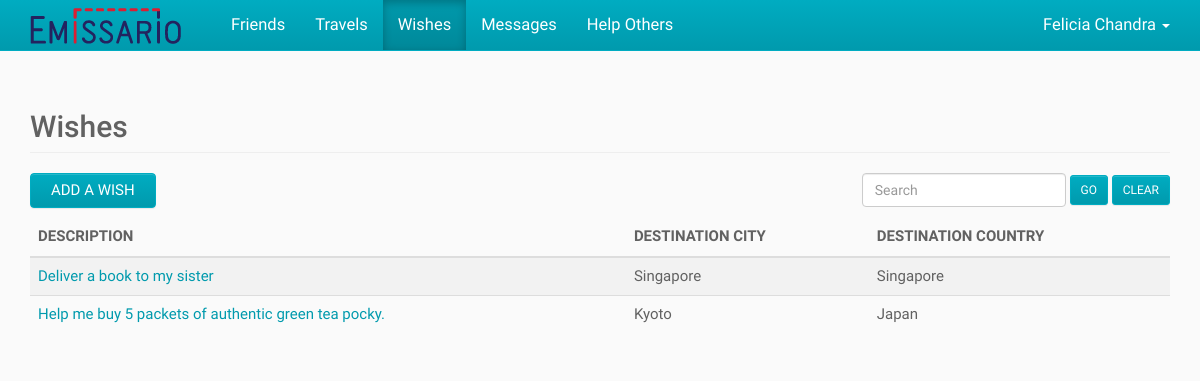
/index.php/wishes (signed in), run on the app's committed database.
### tables this page shows
CREATE TABLE IF NOT EXISTS User (
	ID BIGINT NOT NULL AUTO_INCREMENT,
    First_Name VARCHAR(100) NOT NULL,
    Last_Name VARCHAR(100) NULL,
    Email VARCHAR(100) NOT NULL UNIQUE,
    `Password` CHAR(255) NOT NULL,
    City VARCHAR(100) NULL,
    State VARCHAR(100) NULL,
    Country VARCHAR(2) NULL,
    Phone VARCHAR(100) NULL,
    Created_On DATETIME NULL,
    Modified_On DATETIME NULL,
    PRIMARY KEY (ID)
);

CREATE TABLE IF NOT EXISTS Wish (
	ID BIGINT NOT NULL AUTO_INCREMENT,
    User_ID BIGINT NOT NULL,
    Description VARCHAR(1000) NOT NULL,
    Image BLOB NULL,
    Weight VARCHAR(50) NULL,
    Destination_City VARCHAR(100) NULL,
    Destination_Country VARCHAR(2) NULL,
    Max_Date DATE NULL,
    Compensation VARCHAR(100) NULL,
    Created_On DATETIME NULL,
    Modified_On DATETIME NULL,
    PRIMARY KEY (ID),
    FOREIGN KEY (User_ID) REFERENCES User (ID)
);

CREATE TABLE IF NOT EXISTS Country (
	Country_Code VARCHAR(2) NOT NULL,
    Country_Name VARCHAR(100) NOT NULL,
    Created_On DATETIME NULL,
    Modified_On DATETIME NULL,
    PRIMARY KEY (Country_Code)
);

### application/controllers/wishes.php (called while the page is built, shortened)
<?php
class Wishes
{
	public function index()
	{
		$userID = $GLOBALS["beans"]->siteHelper->getSession("userID");
		$search = "";
		$wishes = $GLOBALS["beans"]->wishService->getWishes($userID, $search);
		require APP . 'views/_templates/header.php';
		require APP . 'views/wishes/index.php';
		require APP . 'views/_templates/footer.php';
	}
}

### index.php (called while the page is built, shortened)
<?php
$app = new Application();

### application/core/service.php (called while the page is built)
<?php
class Service
{
	function __construct($model)
	{
		$this->model = $model;
	}
}

### application/core/model.php (called while the page is built)
<?php
class Model
{
	function __construct($db)
	{
		$this->db = $db;
	}
}

### application/models/userModel.php (called while the page is built, shortened)
<?php
class UserModel extends Model
{
	public function getUser($userID)
	{
		$sql = "SELECT User.*, Country.Country_Name, State.State_Name
				FROM User
				LEFT JOIN Country ON Country.Country_Code = User.Country
				LEFT JOIN State ON State.State_Code = User.State
				WHERE User.ID = :user_id";
		$parameters = array(":user_id" => $userID);
		return $GLOBALS["beans"]->queryHelper->getSingleRowObject($this->db, $sql, $parameters);
	}
}

### application/helpers/queryHelper.php (called while the page is built, shortened)
<?php
class QueryHelper
{
	public function getSingleRowObject($db, $sql, $parameters) {
		$query = $db->prepare($sql);
		$query->execute($parameters);
		$result = $query->fetch();
		return $result;
	}
}

### application/services/userService.php (called while the page is built, shortened)
<?php
class UserService extends Service
{
	public function getUser($userID)
	{
		return $this->model->getUser($userID);
	}
}

### application/models/wishModel.php (called while the page is built, shortened)
<?php
class WishModel extends Model
{
	public function getWishes($userID, $search = "")
	{
		$sql = "SELECT Wish.*,
					DATE_FORMAT(Wish.Max_Date, '%m/%d/%Y') AS Formatted_Max_Date,
					Country.Country_Name AS Destination_Country_Name
				FROM Wish
				LEFT JOIN Country ON Country.Country_Code = Wish.Destination_Country
				WHERE Wish.User_ID = :user_id";
		$sql .= " ORDER BY Wish.Created_On";
		$parameters = array(":user_id" => $userID);
		$query = $this->db->prepare($sql);
		$query->execute($parameters);
		return $query->fetchAll();
	}
}

### application/services/wishService.php (called while the page is built, shortened)
<?php
class WishService extends Service
{
	public function getWishes($userID, $search = "")
	{
		return $this->model->getWishes($userID, $search);
	}
}

### application/views/wishes/index.php (the view, shortened to what this page needs)
<div class="container">
	<h2 class="page-header">Wishes</h2>
	<div class="clearfix table-action">
		<button type="button" id="add" class="btn btn-default">Add a Wish</button>
		<form method="post" class="form-inline table-filter pull-right">
			<div class="form-group">
				<input type="text" id="search" name="search" value="<?php echo $search; ?>" class="form-control" placeholder="Search" />
			</div>
			<button type="submit" class="btn btn-default btn-sm">Go</button>
			<button type="button" id="clear" class="btn btn-default btn-sm">Clear</button>
		</form>
	</div>
	<div class="table-responsive">
		<table class="table table-striped">
			<thead>
				<tr>
					<th>Description</th>
					<th>Destination City</th>
					<th>Destination Country</th>
				</tr>
			</thead>
			<tbody>
				<?php foreach ($wishes as $wish) { ?>
					<tr>
						<td class="truncate">
							<a href="<?php echo URL_WITH_INDEX_FILE . "wishes/view/" . $wish->ID; ?>">
								<?php echo $wish->Description ?>
							</a>
						</td>
						<td><?php echo $wish->Destination_City ?></td>
						<td><?php echo $wish->Destination_Country_Name ?></td>
					</tr>
				<?php } ?>
			</tbody>
		</table>
	</div>
</div>

### application/views/_templates/header.php (shortened to what this page needs)
<?php
$activeView = "";
if (array_key_exists("PATH_INFO", $_SERVER)) {
	$pathInfoArray = explode("/", $_SERVER["PATH_INFO"]);
	$activeView = $pathInfoArray[1];
}
if (!isset($user)) {
	$user = $GLOBALS["beans"]->userService->getUser($userID);
}
?><!DOCTYPE html>
<html lang="en">
<head>
	<link href="<?php echo URL; ?>public/css/bootstrap.css" rel="stylesheet">
	<link href="<?php echo URL; ?>public/css/bootstrap-theme.css" rel="stylesheet">
	<link href="<?php echo URL; ?>public/css/bootstrap-datepicker3.css" rel="stylesheet">
</head>
<body>
	<nav class="navbar navbar-inverse navbar-fixed-top">
		<div class="container">
			<div class="navbar-header">
				<a class="navbar-brand" href="<?php echo URL_WITH_INDEX_FILE; ?>">
					<img alt="Emissario" src="<?php echo URL; ?>public/img/logo.png" />
				</a>
			</div>
			<?php if (is_numeric($userID)) { ?>
				<div id="navbar" class="navbar-collapse collapse">
					<ul class="nav navbar-nav navbar-left">
						<?php echo $GLOBALS["beans"]->siteHelper->getNavigationHTML($activeView); ?>
					</ul>
					<ul class="nav navbar-nav navbar-right">
						<li class="dropdown">
							<a class="dropdown-toggle" href="#!" aria-expanded="false" aria-haspopup="true" role="button" data-toggle="dropdown">
								<?php echo $user->First_Name . " " . $user->Last_Name ?>
								<span class="caret"></span>
							</a>
						</li>
					</ul>
				</div>
			<?php } ?>
		</div>
	</nav>

### data on the page
user: First_Name "Felicia", Last_Name "Chandra"
wish: Description "Deliver a book to my sister", Destination_City "Singapore", country.Country_Name "Singapore"
wish: Description "Help me buy 5 packets of authentic green tea pocky.", Destination_City "Kyoto", country.Country_Name "Japan"

### other printed values
$viewTitle "Friends"
$viewTitle "Travels"
$viewTitle "Wishes"
$viewTitle "Messages"
$viewTitle "Help Others"
